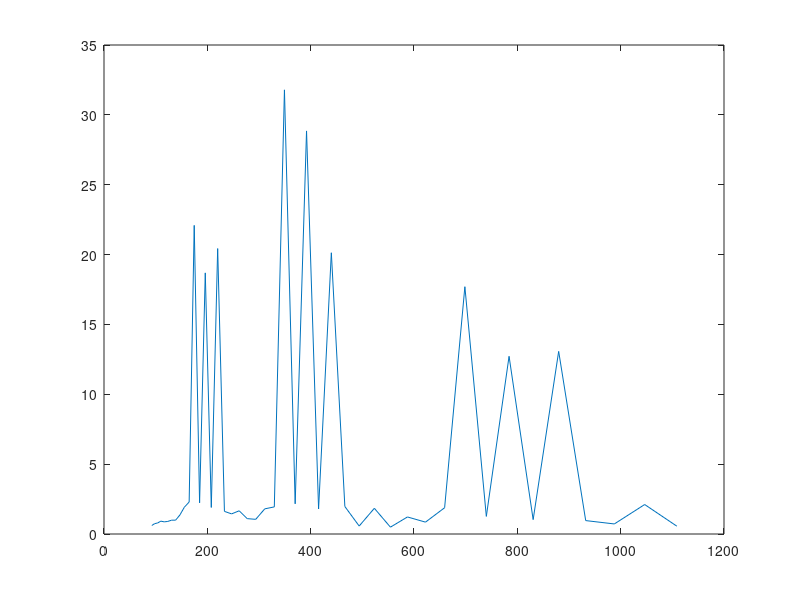

The MATLAB source for this figure:
freqs = [92.50,98.00,103.83,110.00,116.54,123.47,130.81,138.59,146.83,155.56,164.81,174.61,185.00,196.00,207.65,220.00,233.08,246.94,261.63,277.18,293.66,311.13,329.63,349.23,369.99,392.00,415.30,440.00,466.16,493.88,523.25,554.37,587.33,622.25,659.26,698.46,739.99,783.99,830.61,880.00,932.33,987.77,1046.50,1108.73;0.61,0.74,0.79,0.92,0.87,0.90,0.99,0.99,1.36,1.92,2.29,22.09,2.23,18.69,1.90,20.43,1.62,1.44,1.66,1.10,1.05,1.80,1.94,31.79,2.16,28.85,1.79,20.13,1.97,0.57,1.84,0.49,1.22,0.85,1.88,17.70,1.26,12.72,1.03,13.07,0.96,0.72,2.11,0.56];
plot ( freqs(1,:), freqs(2,:)); pause
